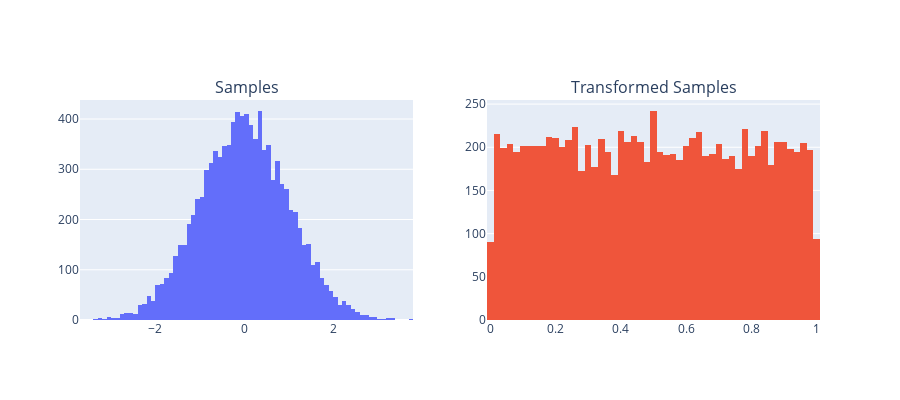

The code cell stored with this chart in its notebook:
### Markdown cell above
### Probability Integral Transform

The probability integral transform is a key component in our toolkit for working with probability distributions. Suppose we have a random variable X
 that comes from a distribution with cumulative density function F(X)
. Then, we can define a random variable Y
 as

$$
Y=F(X)
$$
and prove that $Y$ follows a uniform distribution over the interval $[0.0,1.0]$
.

The figure below shows an example of this. We sample some data from a normal distribution and plot it on the left. Then, we use the CDF of the normal distribution to transform the data, plot it on the right, and observe that it resembles an uniform distribution.

### Code cell
X = stats.norm.rvs(size=10000)   # random sample from a gaussian.
X_pit = stats.norm.cdf(X)        # cdf(X) transforms to uniform distribution (see chart above)  

fig = make_subplots(rows=1, cols=2, subplot_titles=("Samples", "Transformed Samples"))

fig.add_trace(
    go.Histogram(x=X),
    row=1, col=1
)

fig.add_trace(
    go.Histogram(x=X_pit),
    row=1, col=2
)

fig.update_layout(height=400, width=900, showlegend=False)
fig.show()

### Figure 1 — Plotly figure (JSON) as saved in the notebook; plotly's stock layout.template omitted (floating-point values rounded to 4 significant figures; data arrays with more than 128 entries replaced by an {"elided": "..."} marker saying what was removed)
{"data": [{"type": "histogram", "x": {"elided": "10000 float values"}, "xaxis": "x", "yaxis": "y"}, {"type": "histogram", "x": {"elided": "10000 float values"}, "xaxis": "x2", "yaxis": "y2"}], "layout": {"annotations": [{"font": {"size": 16}, "showarrow": false, "text": "Samples", "x": 0.225, "xanchor": "center", "xref": "paper", "y": 1, "yanchor": "bottom", "yref": "paper"}, {"font": {"size": 16}, "showarrow": false, "text": "Transformed Samples", "x": 0.775, "xanchor": "center", "xref": "paper", "y": 1, "yanchor": "bottom", "yref": "paper"}], "height": 400, "showlegend": false, "width": 900, "xaxis": {"anchor": "y", "domain": [0, 0.45]}, "xaxis2": {"anchor": "y2", "domain": [0.55, 1]}, "yaxis": {"anchor": "x", "domain": [0, 1]}, "yaxis2": {"anchor": "x2", "domain": [0, 1]}}}
